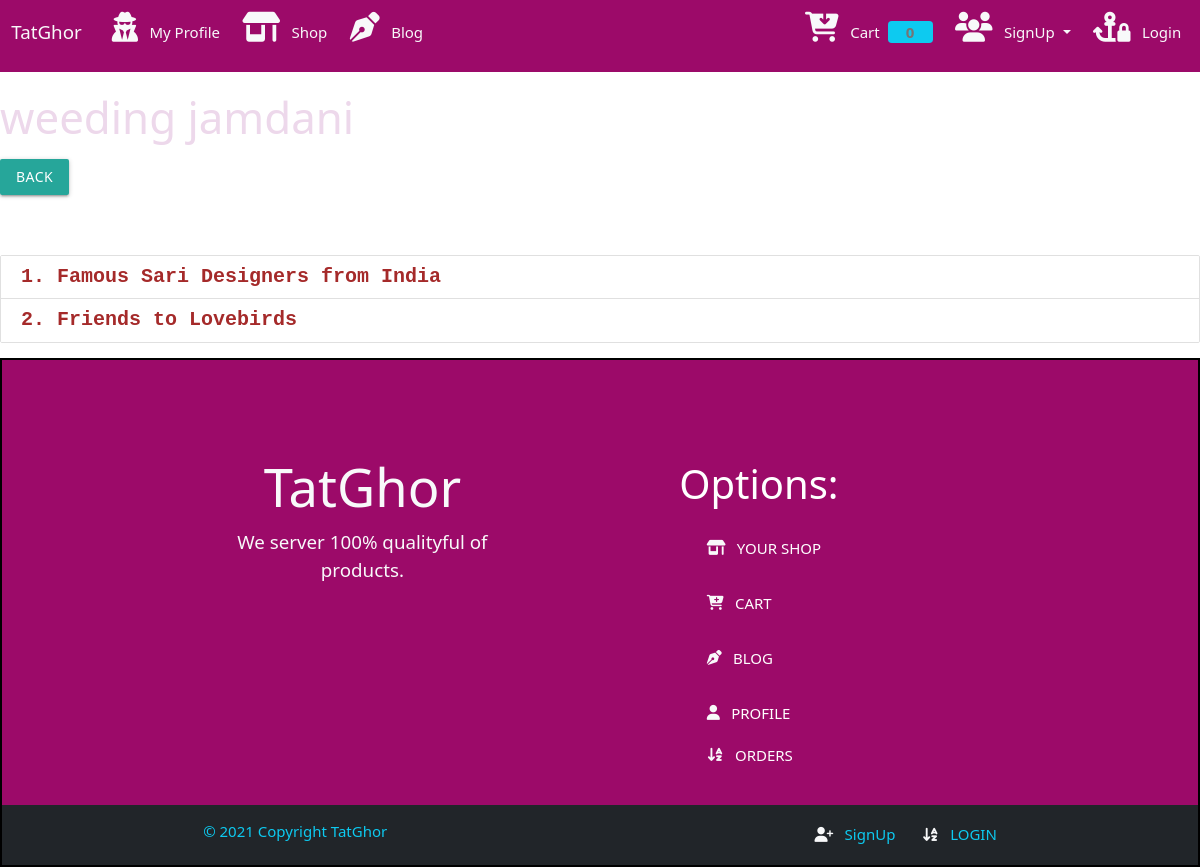
The app's page /blog/category/Saree-03 with its own data.
### Blog2/models.py (models this page shows, shortened)
class BlogCategory(models.Model):
    cat_id = models.AutoField(primary_key=True)
    title = models.CharField(max_length=100)
    description = models.CharField(max_length=200)
    url = models.CharField(max_length=100)
    image = models.ImageField(upload_to='upload/blog2/blogcatImg/')
    add_date = models.DateTimeField(auto_now_add=True, null=True)
    update_at = models.DateTimeField(auto_now=True)

class Post(models.Model):
    post_id = models.AutoField(primary_key=True)
    title = models.CharField(max_length=100)
    content = FroalaField()
    cat = models.ForeignKey(BlogCategory, on_delete=models.CASCADE)
    slug = models.SlugField(max_length=1000, null=True, blank=True)
    image = models.ImageField(upload_to = 'upload/blog/postImg/')
    created_at = models.DateTimeField(auto_now_add=True)
    upload_to = models.DateTimeField(auto_now=True)

### Blog2/views.py (the view)
# urls.py: path('category/<slug:url>',category),
def category(request, url):
    cat = BlogCategory.objects.get(url=url)
    posts = Post.objects.filter(cat=cat)
    return render(request, "blog/category.html", {'cat': cat, 'posts': posts})

### templates/blog/category.html (shortened to what this page needs)
{%extends 'store/base.html' %}
{%block content%}
<div class="container-custom">
    <h3 style="color: rgb(237, 216, 235);">{{cat.title}}</h3>
    <a href="{% url 'home_Blog' %}" class="btn btn-primary mb-2">Back</a>
    <div class="img-container">
    </div>
    <br>
    <div class="collection">
        {%for p in posts %}
            <a href="/blog/detail/{{p.slug}}" class="collection-item" style="font-weight: bold; color: brown; font-family: 'Courier New', Courier, monospace; font-size: 20px;">{{forloop.counter}}. {{p.title}}
            </a>
        {% empty %}
        <div class="div" style="background-color: rgb(74, 17, 45); width: 100%; height: 90px;">
            <h3 style="color: rgb(199, 240, 16); margin-top: 16px;">
                No posts in this category
            </h3>
        </div>
        {%endfor%}
    </div>
</div>
{%endblock%}

### templates/blog/category.html (style rules this page uses)
body { background-image: url(''); }

### templates/store/footer.html (style rules this page uses)
a { text-decoration: none; color:aliceblue; }

### records on screen
BlogCategory: title "weeding jamdani"
Post: title "Famous Sari Designers from India"
Post: title "Friends to Lovebirds"

### other values on screen
{{ request.session.cart.keys|length }} "0"
